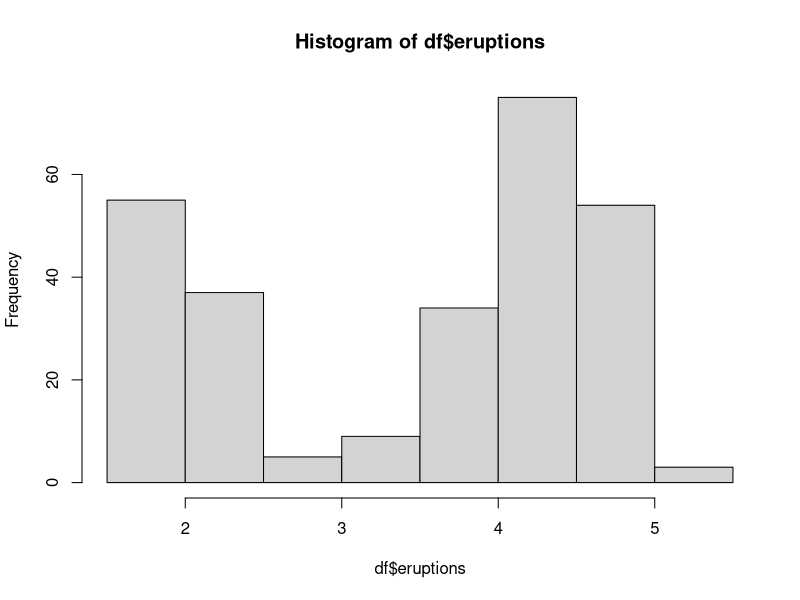
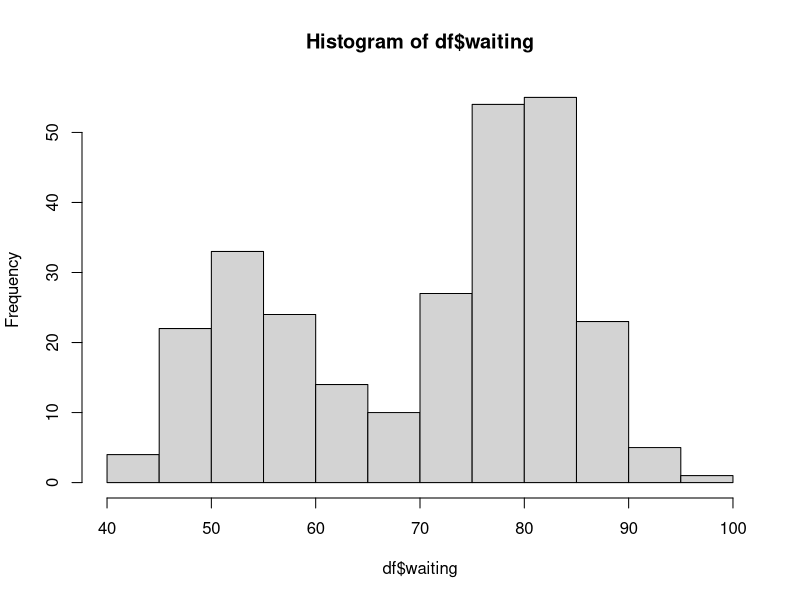
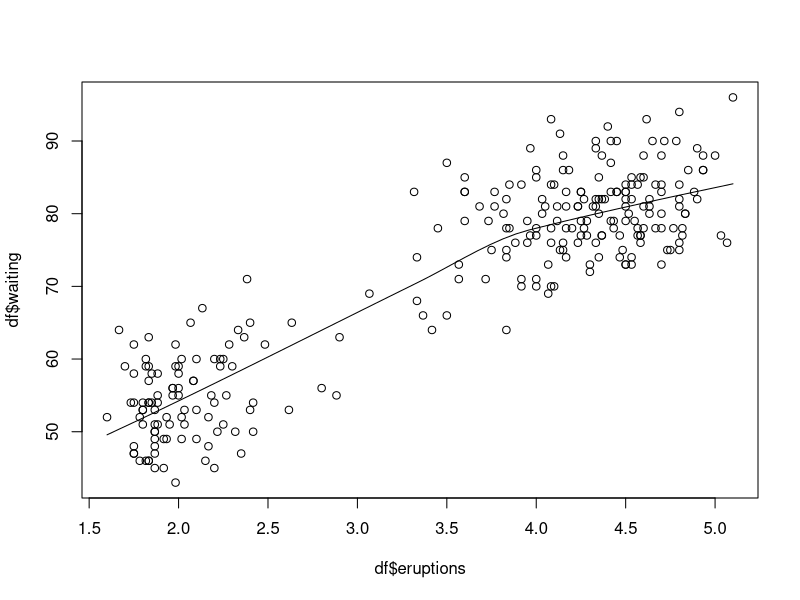

Source code (R) for these figures, in order:
## ---- chunk 1
knitr::opts_chunk$set(echo = TRUE)
## ---- chunk 2

## ---- chunk 3
x <- rnorm(2)

for(i in 1:length(x)){
  print(x[[i]])
}
## ---- chunk 4
x <- rbeta (1000, 5, 2)

## ---- chunk 5
df <- faithful
## ---- chunk 6
summary (df)
## ---- chunk 7
hist(df$eruptions)
## ---- chunk 8
hist(df$waiting)
## ---- chunk 9
scatter.smooth(df$eruptions, df$waiting)
